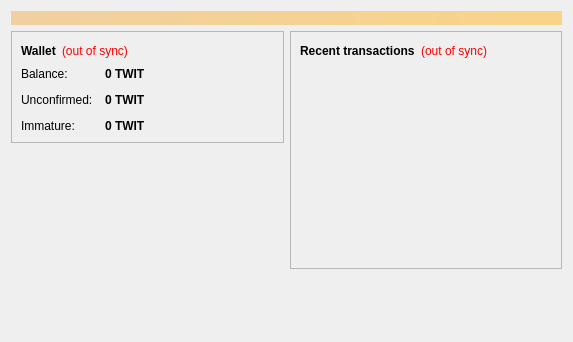
<?xml version="1.0" encoding="UTF-8"?>
<ui version="4.0">
 <class>OverviewPage</class>
 <widget class="QWidget" name="OverviewPage">
  <property name="geometry">
   <rect>
    <x>0</x>
    <y>0</y>
    <width>573</width>
    <height>342</height>
   </rect>
  </property>
  <property name="windowTitle">
   <string>Form</string>
  </property>
  <layout class="QVBoxLayout" name="topLayout">
   <item>
    <widget class="QLabel" name="labelAlerts">
     <property name="visible">
      <bool>false</bool>
     </property>
     <property name="styleSheet">
      <string notr="true">background-color: qlineargradient(x1: 0, y1: 0, x2: 1, y2: 0, stop:0 #F0D0A0, stop:1 #F8D488); color:#000000;</string>
     </property>
     <property name="wordWrap">
      <bool>true</bool>
     </property>
     <property name="margin">
      <number>3</number>
     </property>
    </widget>
   </item>
   <item>
    <layout class="QHBoxLayout" name="horizontalLayout" stretch="1,1">
     <item>
      <layout class="QVBoxLayout" name="verticalLayout_2">
       <item>
        <widget class="QFrame" name="frame">
         <property name="frameShape">
          <enum>QFrame::StyledPanel</enum>
         </property>
         <property name="frameShadow">
          <enum>QFrame::Raised</enum>
         </property>
         <layout class="QVBoxLayout" name="verticalLayout_4">
          <item>
           <layout class="QHBoxLayout" name="horizontalLayout_4">
            <item>
             <widget class="QLabel" name="label_5">
              <property name="font">
               <font>
                <weight>75</weight>
                <bold>true</bold>
               </font>
              </property>
              <property name="text">
               <string>Wallet</string>
              </property>
             </widget>
            </item>
            <item>
             <widget class="QLabel" name="labelWalletStatus">
              <property name="toolTip">
               <string>The displayed information may be out of date. Your wallet automatically synchronizes with the Twitcoin network after a connection is established, but this process has not completed yet.</string>
              </property>
              <property name="styleSheet">
               <string notr="true">QLabel { color: red; }</string>
              </property>
              <property name="text">
               <string notr="true">(out of sync)</string>
              </property>
              <property name="alignment">
               <set>Qt::AlignLeading|Qt::AlignLeft|Qt::AlignVCenter</set>
              </property>
             </widget>
            </item>
            <item>
             <spacer name="horizontalSpacer_2">
              <property name="orientation">
               <enum>Qt::Horizontal</enum>
              </property>
              <property name="sizeHint" stdset="0">
               <size>
                <width>40</width>
                <height>20</height>
               </size>
              </property>
             </spacer>
            </item>
           </layout>
          </item>
          <item>
           <layout class="QFormLayout" name="formLayout_2">
            <property name="fieldGrowthPolicy">
             <enum>QFormLayout::AllNonFixedFieldsGrow</enum>
            </property>
            <property name="horizontalSpacing">
             <number>12</number>
            </property>
            <property name="verticalSpacing">
             <number>12</number>
            </property>
            <item row="0" column="0">
             <widget class="QLabel" name="label">
              <property name="text">
               <string>Balance:</string>
              </property>
             </widget>
            </item>
            <item row="0" column="1">
             <widget class="QLabel" name="labelBalance">
              <property name="font">
               <font>
                <weight>75</weight>
                <bold>true</bold>
               </font>
              </property>
              <property name="cursor">
               <cursorShape>IBeamCursor</cursorShape>
              </property>
              <property name="toolTip">
               <string>Your current balance</string>
              </property>
              <property name="text">
               <string notr="true">0 TWIT</string>
              </property>
              <property name="textInteractionFlags">
               <set>Qt::LinksAccessibleByMouse|Qt::TextSelectableByKeyboard|Qt::TextSelectableByMouse</set>
              </property>
             </widget>
            </item>
            <item row="1" column="0">
             <widget class="QLabel" name="label_3">
              <property name="text">
               <string>Unconfirmed:</string>
              </property>
             </widget>
            </item>
            <item row="1" column="1">
             <widget class="QLabel" name="labelUnconfirmed">
              <property name="font">
               <font>
                <weight>75</weight>
                <bold>true</bold>
               </font>
              </property>
              <property name="cursor">
               <cursorShape>IBeamCursor</cursorShape>
              </property>
              <property name="toolTip">
               <string>Total of transactions that have yet to be confirmed, and do not yet count toward the current balance</string>
              </property>
              <property name="text">
               <string notr="true">0 TWIT</string>
              </property>
              <property name="textInteractionFlags">
               <set>Qt::LinksAccessibleByMouse|Qt::TextSelectableByKeyboard|Qt::TextSelectableByMouse</set>
              </property>
             </widget>
            </item>
            <item row="2" column="0">
             <widget class="QLabel" name="labelImmatureText">
              <property name="text">
               <string>Immature:</string>
              </property>
             </widget>
            </item>
            <item row="2" column="1">
             <widget class="QLabel" name="labelImmature">
              <property name="font">
               <font>
                <weight>75</weight>
                <bold>true</bold>
               </font>
              </property>
              <property name="toolTip">
               <string>Mined balance that has not yet matured</string>
              </property>
              <property name="text">
               <string notr="true">0 TWIT</string>
              </property>
              <property name="textInteractionFlags">
               <set>Qt::LinksAccessibleByMouse|Qt::TextSelectableByKeyboard|Qt::TextSelectableByMouse</set>
              </property>
             </widget>
            </item>
           </layout>
          </item>
         </layout>
        </widget>
       </item>
       <item>
        <spacer name="verticalSpacer">
         <property name="orientation">
          <enum>Qt::Vertical</enum>
         </property>
         <property name="sizeHint" stdset="0">
          <size>
           <width>20</width>
           <height>40</height>
          </size>
         </property>
        </spacer>
       </item>
      </layout>
     </item>
     <item>
      <layout class="QVBoxLayout" name="verticalLayout_3">
       <item>
        <widget class="QFrame" name="frame_2">
         <property name="frameShape">
          <enum>QFrame::StyledPanel</enum>
         </property>
         <property name="frameShadow">
          <enum>QFrame::Raised</enum>
         </property>
         <layout class="QVBoxLayout" name="verticalLayout">
          <item>
           <layout class="QHBoxLayout" name="horizontalLayout_2">
            <item>
             <widget class="QLabel" name="label_4">
              <property name="text">
               <string>&lt;b&gt;Recent transactions&lt;/b&gt;</string>
              </property>
             </widget>
            </item>
            <item>
             <widget class="QLabel" name="labelTransactionsStatus">
              <property name="toolTip">
               <string>The displayed information may be out of date. Your wallet automatically synchronizes with the Twitcoin network after a connection is established, but this process has not completed yet.</string>
              </property>
              <property name="styleSheet">
               <string notr="true">QLabel { color: red; }</string>
              </property>
              <property name="text">
               <string notr="true">(out of sync)</string>
              </property>
              <property name="alignment">
               <set>Qt::AlignRight|Qt::AlignTrailing|Qt::AlignVCenter</set>
              </property>
             </widget>
            </item>
            <item>
             <spacer name="horizontalSpacer">
              <property name="orientation">
               <enum>Qt::Horizontal</enum>
              </property>
              <property name="sizeHint" stdset="0">
               <size>
                <width>40</width>
                <height>20</height>
               </size>
              </property>
             </spacer>
            </item>
           </layout>
          </item>
          <item>
           <widget class="QListView" name="listTransactions">
            <property name="styleSheet">
             <string notr="true">QListView { background: transparent; }</string>
            </property>
            <property name="frameShape">
             <enum>QFrame::NoFrame</enum>
            </property>
            <property name="verticalScrollBarPolicy">
             <enum>Qt::ScrollBarAlwaysOff</enum>
            </property>
            <property name="horizontalScrollBarPolicy">
             <enum>Qt::ScrollBarAlwaysOff</enum>
            </property>
            <property name="selectionMode">
             <enum>QAbstractItemView::NoSelection</enum>
            </property>
           </widget>
          </item>
         </layout>
        </widget>
       </item>
       <item>
        <spacer name="verticalSpacer_2">
         <property name="orientation">
          <enum>Qt::Vertical</enum>
         </property>
         <property name="sizeHint" stdset="0">
          <size>
           <width>20</width>
           <height>40</height>
          </size>
         </property>
        </spacer>
       </item>
      </layout>
     </item>
    </layout>
   </item>
  </layout>
 </widget>
 <resources/>
 <connections/>
</ui>
